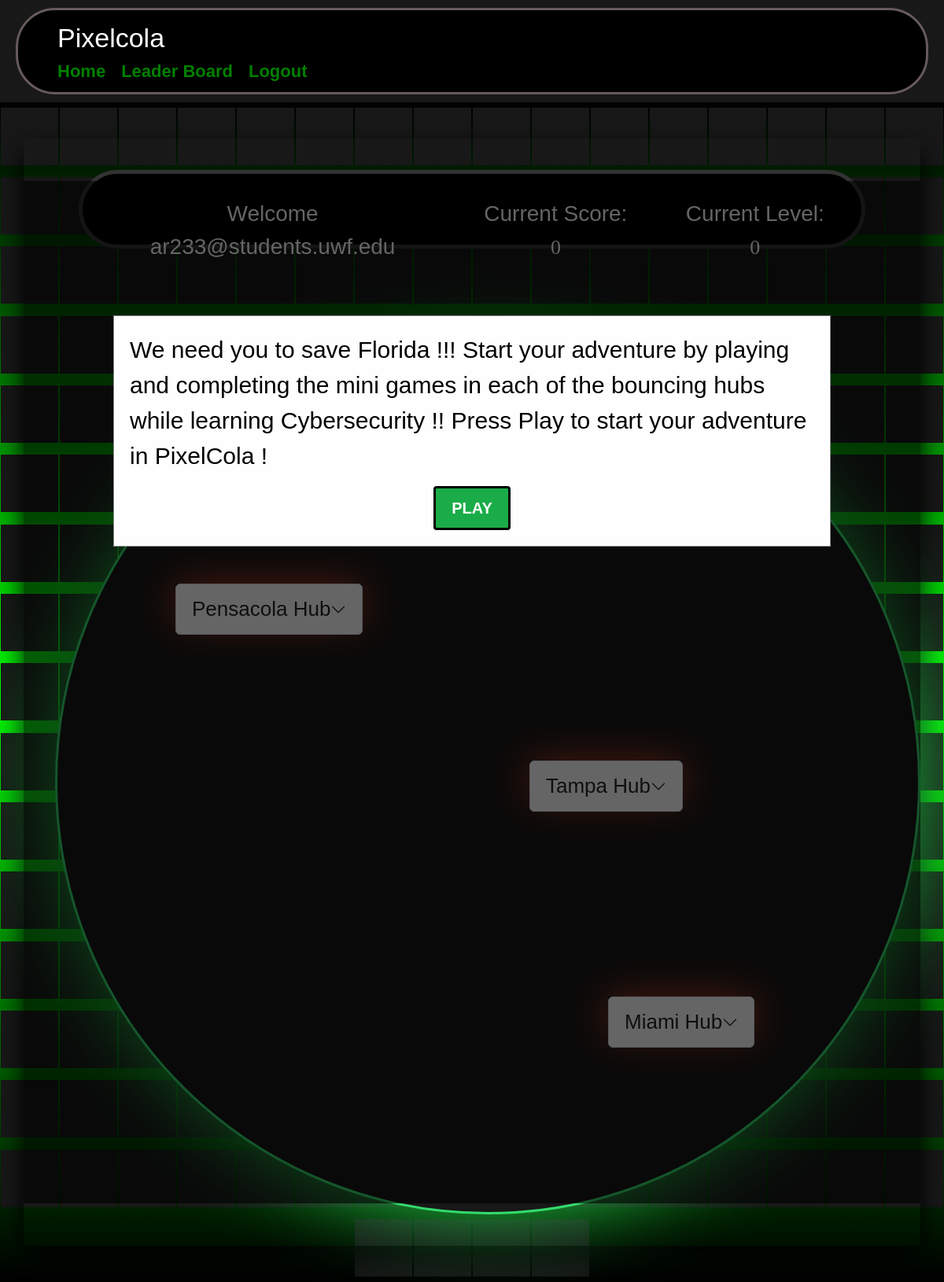
Page / (signed in) on the earlier database version.
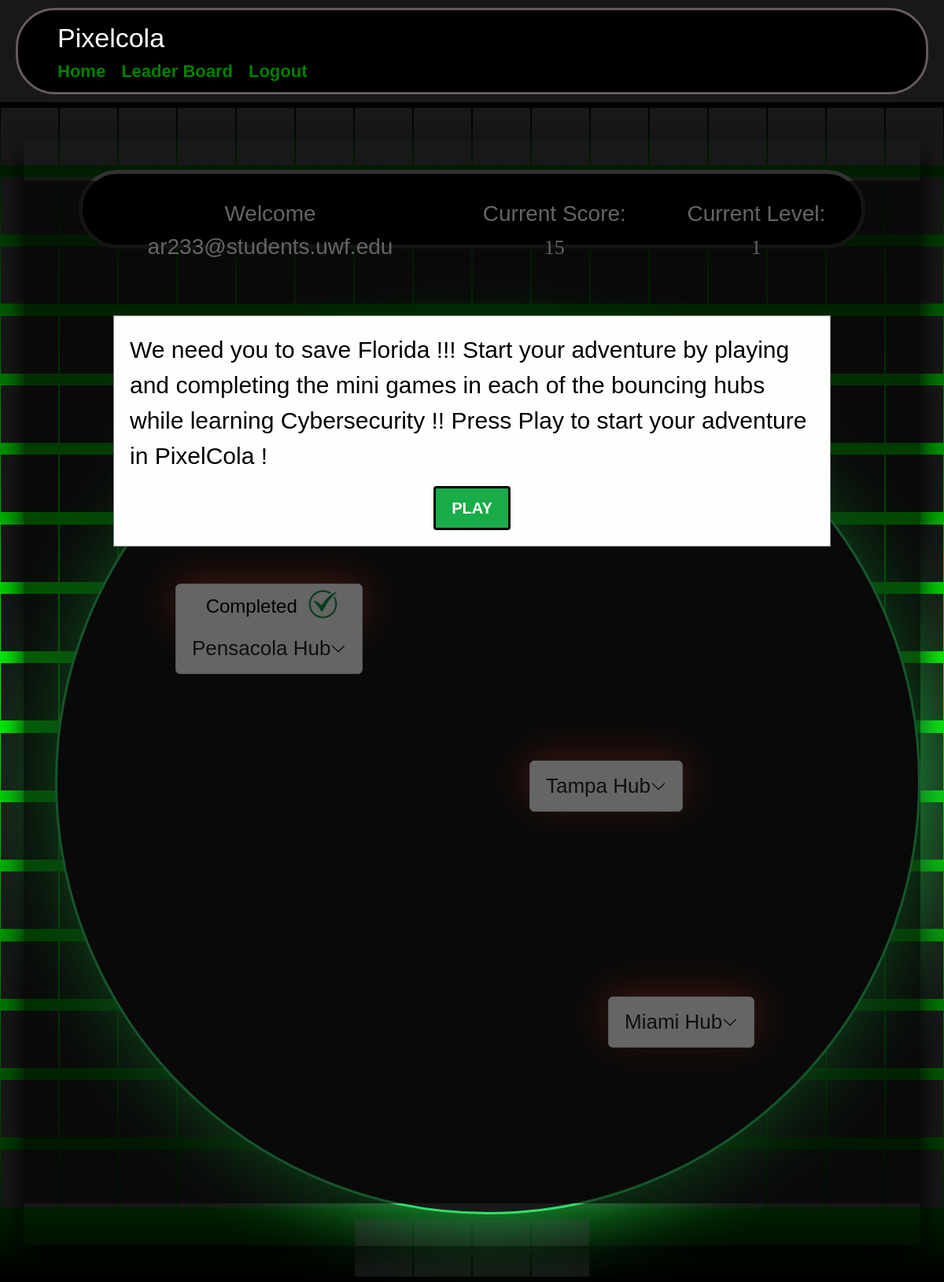
Same page on the later database version.
### website/models.py (models this page shows)
class User(db.Model, UserMixin):
    id = db.Column(db.Integer, primary_key=True)
    email = db.Column(db.String(150), unique=True)
    password = db.Column(db.String(150))
    first_name = db.Column(db.String(150))
    level = db.Column(db.Integer())
    score= db.Column(db.Integer())
    user_id = db.Column(db.Integer, db.ForeignKey('user.id'))

### website/auth.py (the view)
@auth.route('/', methods=['GET', 'POST'])
@login_required
def home():
    return render_template("home.html", user=current_user)

### website/__init__.py (called while the page is built)
def create_app():
    app = Flask(__name__)
    app.config['SECRET_KEY'] = 'hjshjhdjah kjshkjdhjs'
    app.config['SQLALCHEMY_DATABASE_URI'] = f'sqlite:///{DB_NAME}'
    db.init_app(app)
    from .auth import auth
    app.register_blueprint(auth, url_prefix='/')
    from .models import User
    with app.app_context():
        db.drop_all()
        db.create_all()
    login_manager = LoginManager()
    login_manager.login_view = 'auth.login'
    login_manager.init_app(app)
    @login_manager.user_loader
    def load_user(id):
        return User.query.get(int(id))
    return app

### website/templates/home.html (shortened to what this page needs)
<!DOCTYPE html>
<html lang="en" >
<head>
    <link rel="stylesheet" href="../static/gameStyles.css">
    <link rel="stylesheet" href="https://cdn.jsdelivr.net/npm/bootstrap@5.2.3/dist/css/bootstrap.min.css">
    <link rel="stylesheet" href="https://stackpath.bootstrapcdn.com/font-awesome/4.7.0/css/font-awesome.min.css" />
</head>
<body>
  <nav class="navBar">
    <div class="container6">
      <a class="navBar-brand" href="#">Pixelcola</a>
      <div class="navBar-menu">
        <ul class="navBar-nav">
          {% if user.is_authenticated %}
            <li class="nav-Item">
              <a class="nav-Link" href="/">Home</a>
            </li>
            <li class="nav-Item">
              <a class="nav-Link" href="/leaderBoard">Leader Board</a>
            </li>
            <li class="nav-Item">
              <a class="nav-Link" href="/logout">Logout</a>
            </li>
          {% endif %}
        </ul>
      </div>
    </div>
  </nav>
<section class="homeScreen">
  <span></span>
  <span></span>
  <span></span>
  <span></span>
  <span></span>
  <span></span>
  <span></span>
  <span></span>
  <span></span>
  <span></span>
  <span></span>
  <span></span>
  <span></span>
  <span></span>
  <span></span>
  <span></span>
  <span></span>
  <span></span>
  <span></span>
  <span></span>
  <span></span>
  <span></span>
  <span></span>
  <span></span>
  <span></span>
  <span></span>
  <span></span>
  <span></span>
  <span></span>
  <span></span>
  <span></span>
  <span></span>
  <span></span>
  <span></span>
  <span></span>
  <span></span>
  <span></span>
  <span></span>
  <span></span>
  <span></span>
  <span></span>
  <span></span>
  <span></span>
  <span></span>
  <span></span>
  <span></span>
  <span></span>
  <span></span>
  <span></span>
  <span></span>
  <span></span>
  <span></span>
  <span></span>
  <span></span>
  <span></span>
  <span></span>
  <span></span>
  <span></span>
  <span></span>
  <span></span>
  <span></span>
  <span></span>
  <span></span>
  <span></span>
  <span></span>
  <span></span>
  <span></span>
  <span></span>
  <span></span>
  <span></span>
  <span></span>
  <span></span>
  <span></span>
  <span></span>
  <span></span>
  <span></span>
  <span></span>
  <span></span>
  <span></span>
  <span></span>
  <span></span>
  <span></span>
  <span></span>
  <span></span>
  <span></span>
  <div class="homeContainer">
    <div class="content">
      <div class="banner" id="banner">
        <p> Welcome {{ user.email }}</p>
        <p>Current Score: <span class="bannerSpan" id="current-score">{{ user.score }}</span></p>
        <p> Current Level: <span class="bannerSpan" id="current-level">{{ user.level }}</span> </p>
    </div>
    <br />
    <br />
    <div class="HomeAlert" id="myModal">
       <div class="HomeAlertContent">
          <p>We need you to save Florida !!! Start your adventure by playing and completing the mini games in each of the bouncing hubs while learning Cybersecurity !! Press Play to start your adventure in PixelCola !</p>
          <button class="close">PLAY</button>
      </div>
    </div>
    <div class="circle">
      <br />
      <br />
      <br />
      <br />
      <br />
    <div class="map">
        <div class="game1" >
          <div class="accordion">
            <div class="accordion-item">
              {% if user.level >= 1 %}
                <div class="accordion-header">
                  <div class="completed">
                    <p class="map-p">Completed</p>
                    <img src="../static/greencheck.png" alt="Green check mark" class="greencheck">
                    </div>
                </div>
                {% endif %}
                <h2 class="accordion-header" id="headingOne">
                <button id="accordionButton" class="accordion-button collapsed" onclick="toggleAccordion('collapseOne', 'accordionButton')">
                    Pensacola Hub
                </button>
                </h2>
            </div>
        </div>
        </div>
        <div class="game2">
          <div class="accordion" id="accordionExample2">
            <div class="accordion-item">
              <h2 class="accordion-header" id="headingTwo">
                <button id="accordionButton" class="accordion-button collapsed" onclick="toggleAccordion('collapseTwo', 'accordionButton')">
                  Miami Hub
                </button>
              </h2>
            </div>
          </div>
        </div>
        <div class="game3" >
          <div class="accordion" >
            <div class="accordion-item">
                <div class="accordion-header">
                <h2 class="accordion-header" id="headingThree">
                  <button id="accordionButton" class="accordion-button collapsed" onclick="toggleAccordion('collapseThree', 'accordionButton')">
                    Tampa Hub
                </button>
                </h2>
            </div>
        </div>
        </div>
    </div>
</div>
</div>
</div>
</section>
</body>

Differences in the rows shown:
changed User "ar233@students.uwf.edu": score "0" → "15"; level "0" → "1"
Other differences:
text now shown: "Completed"
